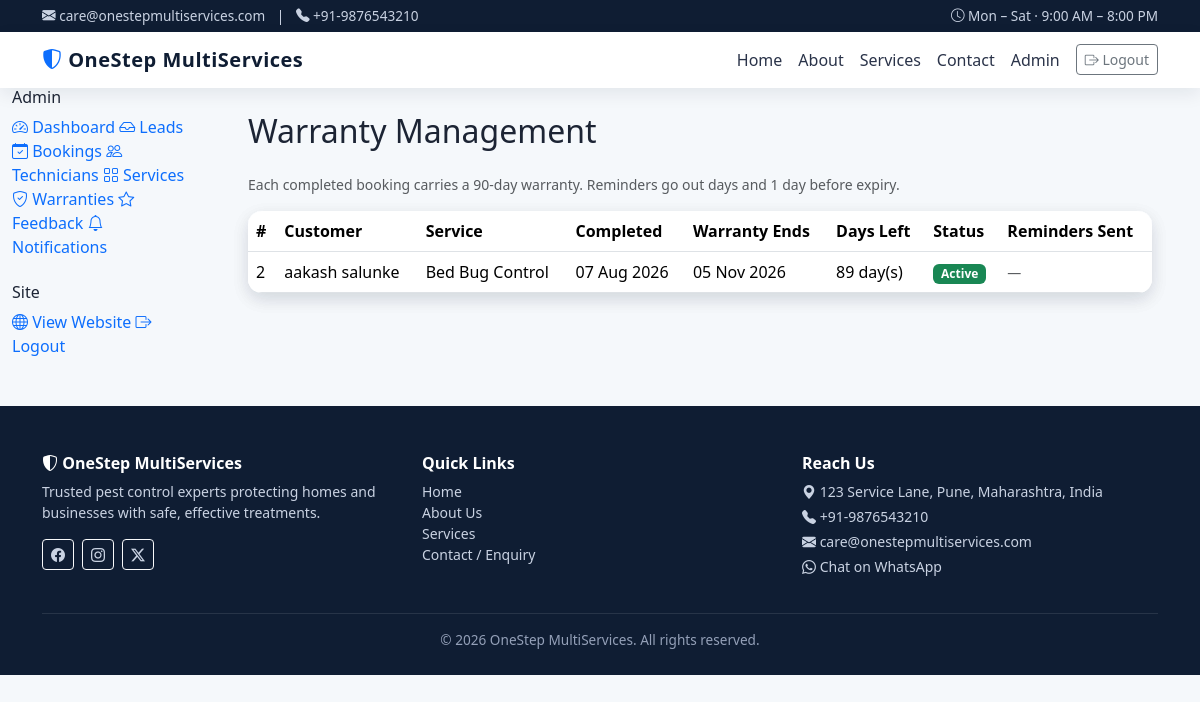
/admin/warranties (signed in), run on the app's committed database.
### models.py (models this page shows, shortened)
class Booking(db.Model):
    __tablename__ = "bookings"
    id = db.Column(db.Integer, primary_key=True)
    customer_id = db.Column(db.Integer, db.ForeignKey("customers.id"), nullable=False)
    service_id = db.Column(db.Integer, db.ForeignKey("services.id"), nullable=False)
    lead_id = db.Column(db.Integer, db.ForeignKey("leads.id"))
    technician_id = db.Column(db.Integer, db.ForeignKey("users.id"))
    booking_date = db.Column(db.Date, nullable=False)
    booking_time = db.Column(db.String(20))  # HH:MM
    address = db.Column(db.String(255))
    notes = db.Column(db.Text)
    status = db.Column(db.String(20), default="Pending")  # Pending/Confirmed/Assigned/In Progress/Completed/Cancelled
    completed_at = db.Column(db.DateTime)
    created_at = db.Column(db.DateTime, default=datetime.utcnow, index=True)
    feedback = db.relationship("Feedback", backref="booking", uselist=False, lazy=True)

class Customer(db.Model):
    __tablename__ = "customers"
    id = db.Column(db.Integer, primary_key=True)
    name = db.Column(db.String(120), nullable=False)
    phone = db.Column(db.String(32), nullable=False, index=True)
    email = db.Column(db.String(180), index=True)
    address = db.Column(db.String(255))
    city = db.Column(db.String(80))
    created_at = db.Column(db.DateTime, default=datetime.utcnow)
    leads = db.relationship("Lead", backref="customer", lazy=True)
    bookings = db.relationship("Booking", backref="customer", lazy=True)
    feedback = db.relationship("Feedback", backref="customer", lazy=True)

class Service(db.Model):
    __tablename__ = "services"
    id = db.Column(db.Integer, primary_key=True)
    name = db.Column(db.String(120), nullable=False, unique=True)
    slug = db.Column(db.String(120), unique=True, index=True)
    short_description = db.Column(db.String(255))
    description = db.Column(db.Text)
    benefits = db.Column(db.Text)
    process = db.Column(db.Text)
    faq = db.Column(db.Text)  # JSON-encoded Q&A list
    image = db.Column(db.String(255))  # static/images/<file>
    icon = db.Column(db.String(80))  # bootstrap-icons class e.g. bi-bug
    status = db.Column(db.String(20), default="ACTIVE")  # ACTIVE / INACTIVE
    created_at = db.Column(db.DateTime, default=datetime.utcnow)
    leads = db.relationship("Lead", backref="service", lazy=True)
    bookings = db.relationship("Booking", backref="service", lazy=True)

### blueprints/admin.py (the view)
    @login_required
    def wrapped(*a, **kw):
        if not current_user.is_admin:
            abort(403)
        return view(*a, **kw)

### blueprints/admin.py (called while the page is built)
def _admin_required(view):
    @login_required
    def wrapped(*a, **kw):
        if not current_user.is_admin:
            abort(403)
        return view(*a, **kw)
    wrapped.__name__ = view.__name__
    return wrapped

@bp.route("/warranties")
@_admin_required
def warranties():
    items = all_warranties()
    return render_template("admin/warranties.html", items=items)

### models.py (called while the page is built)
    @property
    def is_admin(self):
        return self.role == "ADMIN"

### warranty.py (called while the page is built)
def all_warranties():
    from flask import current_app
    cfg = current_app.config
    warranty_days = cfg["WARRANTY_DAYS"]
    now = datetime.utcnow()
    out = []
    for b in Booking.query.filter(Booking.completed_at.isnot(None)).order_by(
        Booking.completed_at.desc()
    ).all():
        end = b.completed_at + timedelta(days=warranty_days)
        days_left = (end - now).days
        out.append(
            {
                "booking": b,
                "warranty_end": end,
                "days_left": days_left,
                "expired": days_left < 0,
                "reminded": len(b.reminders) > 0,
            }
        )
    return out

### app/templates/admin/warranties.html
{% extends "admin/_layout.html" %}
{% block admin_content %}
<h2 class="mb-4">Warranty Management</h2>
<p class="text-muted small">
  Each completed booking carries a {{ warranty_days }}-day warranty. Reminders go out
  {{ warranty_days_before }} days and 1 day before expiry.
</p>
<div class="os-card p-0">
  <table class="table os-table mb-0">
    <thead><tr>
      <th>#</th><th>Customer</th><th>Service</th><th>Completed</th><th>Warranty Ends</th><th>Days Left</th><th>Status</th><th>Reminders Sent</th>
    </tr></thead>
    <tbody>
      {% for item in items %}
      {% set b = item.booking %}
      <tr>
        <td>{{ b.id }}</td>
        <td>{{ b.customer.name }}</td>
        <td>{{ b.service.name }}</td>
        <td>{{ b.completed_at.strftime('%d %b %Y') }}</td>
        <td>{{ item.warranty_end.strftime('%d %b %Y') }}</td>
        <td>
          {% if item.expired %}
            <span class="text-muted">expired</span>
          {% else %}
            {{ item.days_left }} day(s)
          {% endif %}
        </td>
        <td>
          {% if item.expired %}<span class="badge bg-secondary">Expired</span>
          {% else %}<span class="badge bg-success">Active</span>{% endif %}
        </td>
        <td>
          {% if item.reminded %}<span class="badge bg-info">{{ b.reminders|length }} reminder(s)</span>
          {% else %}<span class="text-muted small">—</span>{% endif %}
        </td>
      </tr>
      {% else %}
      <tr><td colspan="8" class="text-center text-muted py-4">No completed bookings yet.</td></tr>
      {% endfor %}
    </tbody>
  </table>
</div>
{% endblock %}

### app/static/css/style.css (style rules this page uses)
:root { --os-primary: #0d6efd; --os-primary-dark: #0a58ca; --os-accent: #20c997; --os-dark: #0f1d33; --os-muted: #6c757d; --os-bg: #f5f8fb; --os-card-shadow: 0 6px 18px rgba(15, 29, 51, 0.08); --os-radius: 14px; }
body { background: var(--os-bg); font-family: 'Segoe UI', Roboto, system-ui, -apple-system, sans-serif; color: #1c2434; }
.os-card { background: #fff; border-radius: var(--os-radius); box-shadow: var(--os-card-shadow); border: 0; transition: transform .2s ease, box-shadow .2s ease; }
.os-table { background: #fff; border-radius: var(--os-radius); overflow: hidden; box-shadow: var(--os-card-shadow); }
.os-table thead { background: #eef3fb; color: var(--os-dark); }

### data on the page
Booking: id "2", completed_at "07 Aug 2026"
Customer: customer.name "aakash salunke"
Service: service.name "Bed Bug Control"

### other printed values
{{ business_email }} "care@onestepmultiservices.com"
{{ business_phone }} "+91-9876543210"
{{ business_name }} "OneStep MultiServices"
{{ warranty_days }} "90"
{{ item.warranty_end.strftime('%d %b %Y') }} "05 Nov 2026"
{{ item.days_left }} "89"
{{ business_address }} "123 Service Lane, Pune, Maharashtra, India"
